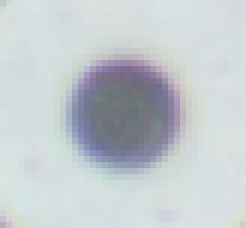
#> input picture drone/template.png, 41 x 38 px (shown 6 times larger)
$ python process_two.py --image template.png --pixels-per-meter 1.0
#> lines starting #> are read from the running program, lines starting #| are printed output that depends on the picture; after the words box and inside, x2 and y2 are one past the last pixel; in counts of white or black regions, pixels touching at a corner belong together; long printed decimals are rounded
import cv2 as cv
import numpy as np
from matplotlib import pyplot as plt

import argparse
import json

if __name__=="__main__":
    parser = argparse.ArgumentParser(
        description="Calibrate the tart telescope positions from drone data.",
        formatter_class=argparse.ArgumentDefaultsHelpFormatter,
    )
    parser.add_argument(
        "--image",
        required=False,
        default="darktable_exported/DJI_0049.jpg",
        help="Drone image to use.",
    )

    parser.add_argument(
        "--outfile",
        required=False,
        default="antenna_positions.json",
        help="Output file for antenna positions.",
    )

    parser.add_argument(
        "--template",
        required=False,
        default="template.png",
        help="Template image of a single antenna.",
    )

    # Draw a line on gimp one meter long
    parser.add_argument(
        "--pixels-per-meter",
        type=float,
        required=True,
        help="Number of pixels per meter.",
    )

    ARGS = parser.parse_args()

    img_rgb = cv.imread(ARGS.image)
#> img_rgb is the input picture: shape (38, 41, 3); mean B, G, R 207.1, 203.1, 195.9
    assert img_rgb is not None, "file could not be read, check with os.path.exists()"
    img_gray = cv.cvtColor(img_rgb, cv.COLOR_BGR2GRAY)
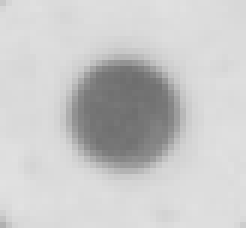
#> img_gray: shape (38, 41) (shown 6 times larger); min 110, max 225, mean 201.4

    template = cv.imread(ARGS.template, cv.IMREAD_GRAYSCALE)
#> template: shape (38, 41); min 110, max 225, mean 200.9
    assert template is not None, "file could not be read, check with os.path.exists()"

    cv.rectangle(img_rgb, (0,0), (200,100), (0,0,255), 2)
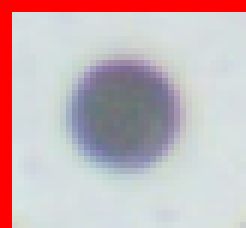
#> img_rgb: shape (38, 41, 3) (shown 6 times larger); 9.88% of pixels changed, all inside (x1, y1, x2, y2) = (0, 0, 41, 38)

    w, h = template.shape[::-1]
#> w = 41; h = 38
    method = cv.TM_CCOEFF_NORMED
    i = 0

    antennas = []
    while True:
        res = cv.matchTemplate(img_gray,template,method)
        min_val, max_val, min_loc, max_loc = cv.minMaxLoc(res)
        # If the method is TM_SQDIFF or TM_SQDIFF_NORMED, take minimum
        if method in [cv.TM_SQDIFF, cv.TM_SQDIFF_NORMED]:
            pt = min_loc
            best = min_val
        else:
            pt = max_loc
            best = max_val

        if best < 0.85:
            print(f"Terminating at score={best}")
            break

        img_gray[pt[1]:pt[1] + h, pt[0]:pt[0] + w] = 0  # Erase find
        cv.rectangle(img_rgb, pt, (pt[0] + w, pt[1] + h), (0,0,255), 2)

        # 0,0 is top left corner
        x = pt[0] + w/2
        y = pt[1] + h/2


        x_m = x/ARGS.pixels_per_meter
        y_m = y/ARGS.pixels_per_meter


        print(f"{i}: {best} {x}, {y} {x_m}, {y_m}")

        antennas.append([x_m, y_m])
        i = i + 1
#> this loop made 2 passes
#> (res, min_val, max_val, pt, best, x, y, x_m) on pass 1: ([1], 1, 1, (0, 0), 1, 20.5, 19, 20.5)
#> (res, min_val, max_val, best) on pass 2: ([0], 0, 0, 0)
#| 0: 0.9999 20.5, 19.0 20.5, 19.0
#| Terminating at score=0.0
#> img_gray: shape (38, 41); every value is 0
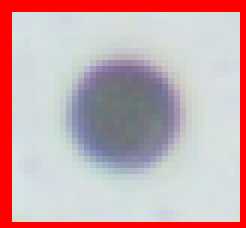
#> img_rgb: shape (38, 41, 3) (shown 6 times larger); 4.75% of pixels changed, all inside (x1, y1, x2, y2) = (2, 2, 41, 38)
#> after the loop, antennas = [[20.5, 19]]; i = 1
    cv.imwrite('res.png',img_rgb)

    antennas = np.array(antennas)
    antennas = antennas - np.mean(antennas)
#> antennas = [[0.75, -0.75]]

    result = []
    for a in antennas:
        x,y = a
        print(x, -y)
        result.append([x, -y])
#> this loop made 1 pass
#| 0.75 0.75
#> after the loop, result = [[0.75, 0.75]]

    out_json = {"antenna_positions": result}
#> out_json = {'antenna_positions': [[0.75, 0.75]]}
    with open(ARGS.outfile, "w") as fp:
        json.dump(out_json, fp, indent=4, separators=(",", ": "))

$ run again, with kenya_align.jpg saved as drone/template.png
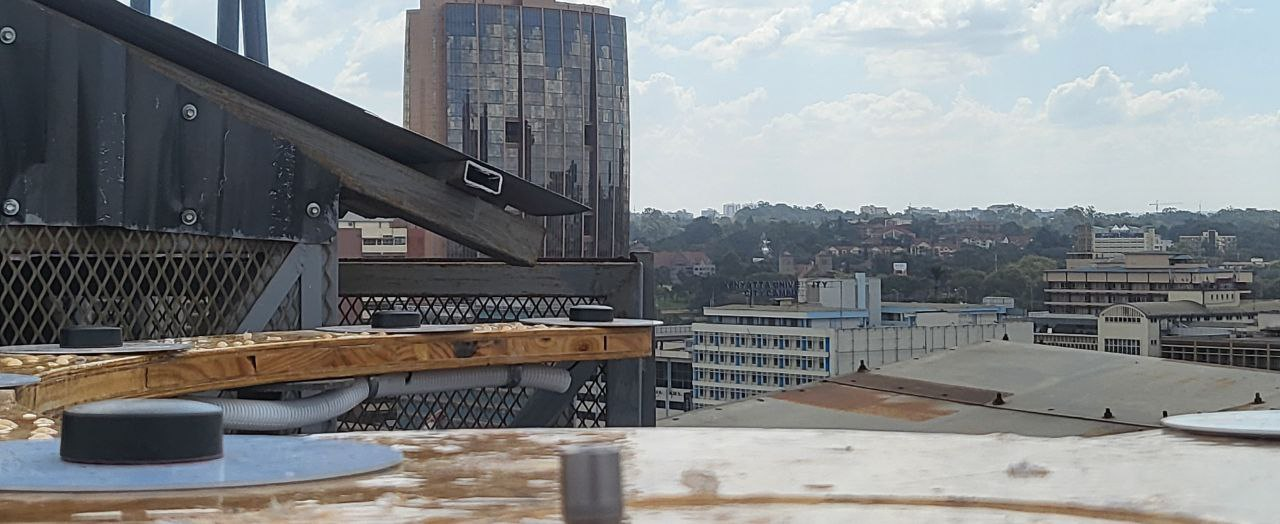
#> input picture kenya_align.jpg, 1280 x 524 px
#> img_rgb is the input picture: shape (524, 1280, 3); mean B, G, R 129.8, 128.3, 125.9
#> `cv.rectangle(img_rgb, (0,0), (200,100), (0,0,255), 2)`:
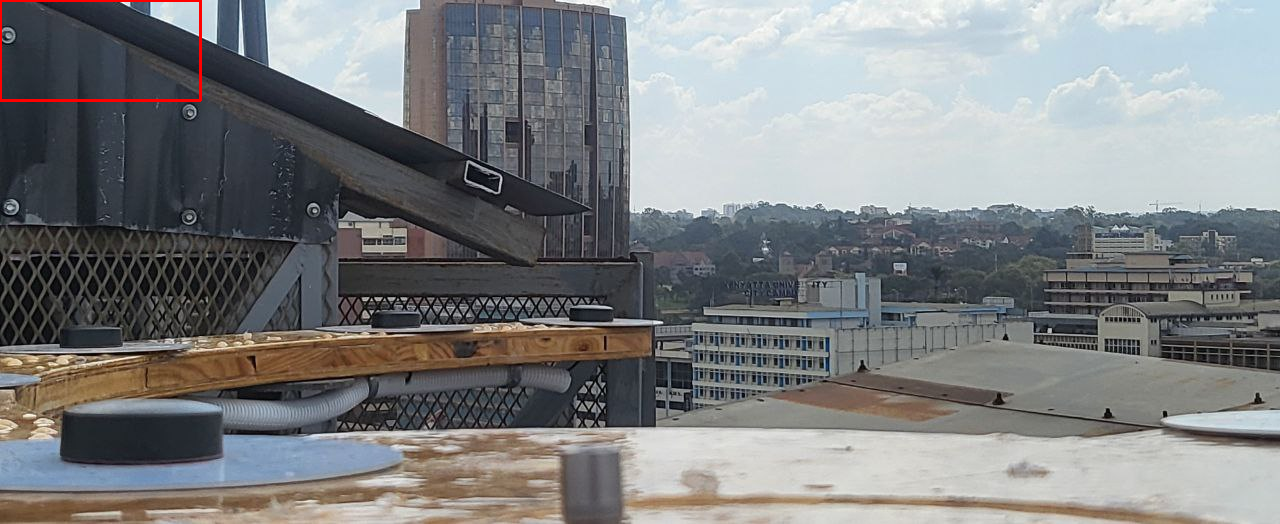
#> img_rgb: shape (524, 1280, 3); 0.22% of pixels changed, all inside (x1, y1, x2, y2) = (0, 0, 202, 102)
#> the loop `while True:` made 2 passes
#> (res, min_val, max_val, pt, best, x, y, x_m) on pass 1: ([1], 1, 1, (0, 0), 1, 640, 262, 640)
#> (printed output is left out)
#> after the loop `while True:`:
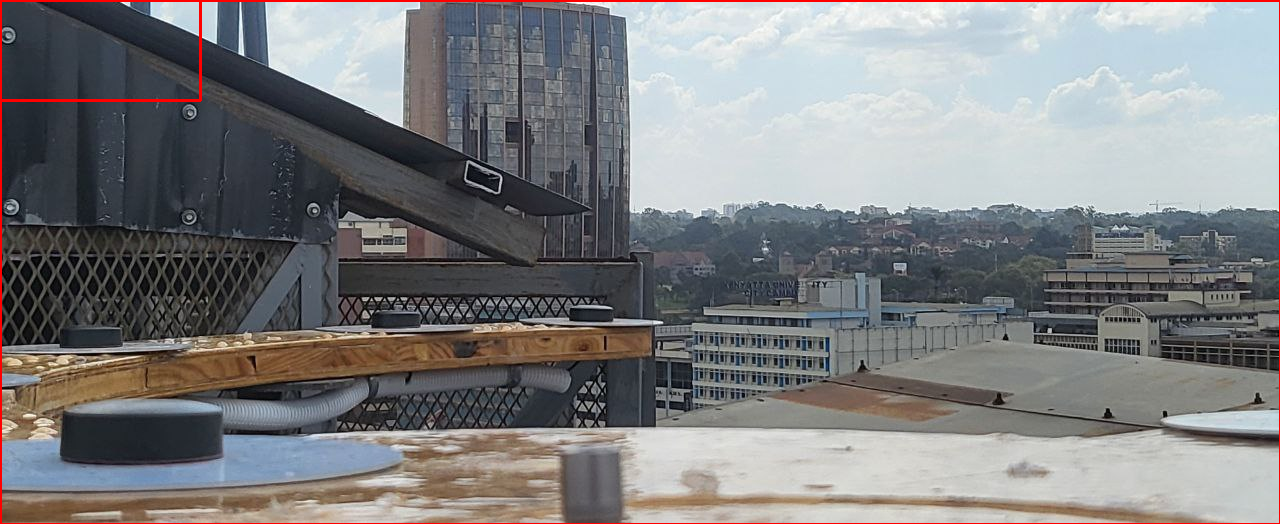
#> img_rgb: shape (524, 1280, 3); 0.72% of pixels changed, all inside (x1, y1, x2, y2) = (0, 0, 1280, 524)
#> after the loop `while True:`: antennas = [[640, 262]]; i = 1
#> `antennas = antennas - np.mean(antennas)`: antennas = [[189, -189]]
#> the loop `for a in antennas:` made 1 pass
#> (printed output is left out)
#> after the loop `for a in antennas:`: result = [[189, 189]]
#> out_json = {'antenna_positions': [[189, 189]]}
